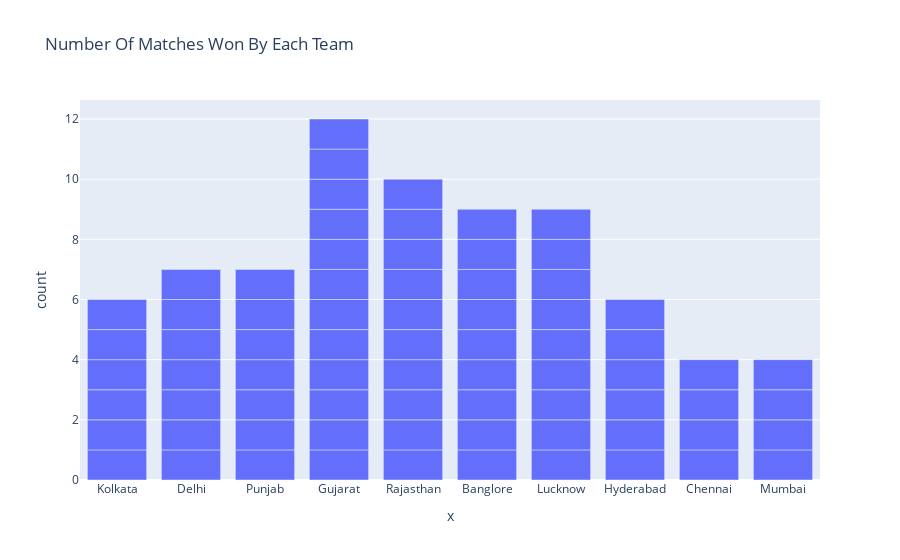

Write notebook code for a chart like this one.
### Markdown cell above
Statement 1:Number Of Matches Won By Each Team in IPL 2022

### Code cell
figure=px.bar(x=data['match_winner'],title='Number Of Matches Won By Each Team')
figure.show()

### Figure 1 — Plotly figure (JSON) as saved in the notebook; plotly's stock layout.template omitted (floating-point values rounded to 4 significant figures)
{"data": [{"alignmentgroup": "True", "hovertemplate": "x=%{x}<br>count=%{y}<extra></extra>", "legendgroup": "", "marker": {"color": "#636efa", "pattern": {"shape": ""}}, "name": "", "offsetgroup": "", "orientation": "v", "showlegend": false, "textposition": "auto", "type": "bar", "x": ["Kolkata", "Delhi", "Punjab", "Gujarat", "Rajasthan", "Banglore", "Lucknow", "Kolkata", "Rajasthan", "Gujarat", "Punjab", "Lucknow", "Banglore", "Kolkata", "Lucknow", "Gujarat", "Hyderabad", "Banglore", "Delhi", "Rajasthan", "Hyderabad", "Chennai", "Punjab", "Gujarat", "Hyderabad", "Lucknow", "Banglore", "Hyderabad", "Gujarat", "Rajasthan", "Banglore", "Delhi", "Chennai", "Rajasthan", "Gujarat", "Hyderabad", "Lucknow", "Punjab", "Rajasthan", "Gujarat", "Delhi", "Lucknow", "Gujarat", "Mumbai", "Lucknow", "Chennai", "Kolkata", "Punjab", "Banglore", "Delhi", "Mumbai", "Rajasthan", "Lucknow", "Banglore", "Chennai", "Kolkata", "Gujarat", "Delhi", "Mumbai", "Punjab", "Kolkata", "Gujarat", "Rajasthan", "Delhi", "Hyderabad", "Lucknow", "Banglore", "Rajasthan", "Mumbai", "Punjab", "Gujarat", "Banglore", "Rajasthan", "Gujarat"], "xaxis": "x", "y": [1, 1, 1, 1, 1, 1, 1, 1, 1, 1, 1, 1, 1, 1, 1, 1, 1, 1, 1, 1, 1, 1, 1, 1, 1, 1, 1, 1, 1, 1, 1, 1, 1, 1, 1, 1, 1, 1, 1, 1, 1, 1, 1, 1, 1, 1, 1, 1, 1, 1, 1, 1, 1, 1, 1, 1, 1, 1, 1, 1, 1, 1, 1, 1, 1, 1, 1, 1, 1, 1, 1, 1, 1, 1], "yaxis": "y"}], "layout": {"barmode": "relative", "legend": {"tracegroupgap": 0}, "title": {"text": "Number Of Matches Won By Each Team"}, "xaxis": {"anchor": "y", "domain": [0, 1], "title": {"text": "x"}}, "yaxis": {"anchor": "x", "domain": [0, 1], "title": {"text": "count"}}}}
